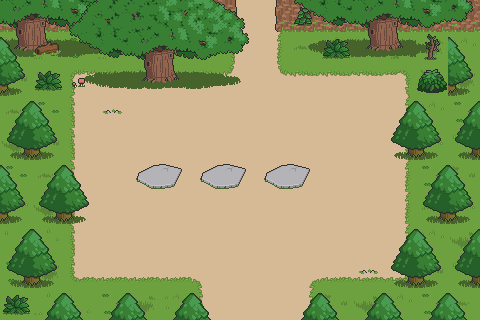

Below is a game level as drawn by its tile map, then a one-line description and the .tmx file that defines it, in full:
An orthogonal 15x10 tile map with 32x32 px tiles, 4 tile layers (floor, cliff, decor1, decor2) and 7 objects (3x item, playerStart, chord, thelma, milestone).

<map version="1.10" tiledversion="1.11.0" orientation="orthogonal" renderorder="right-down" width="15" height="10" tilewidth="32" tileheight="32" infinite="0" nextlayerid="8" nextobjectid="17">
 <editorsettings>
  <export target="stage_01_night.json" format="json" />
 </editorsettings>
 <tileset firstgid="1" name="Forest-Prairie Tileset v1" tilewidth="32" tileheight="32" tilecount="567" columns="21">
  <image source="../Forest-Prairie Tileset v1.png" width="672" height="864" />
  <tile id="128">
   <properties>
    <property name="collides" type="bool" value="true" />
   </properties>
  </tile>
  <tile id="129">
   <properties>
    <property name="collides" type="bool" value="true" />
   </properties>
  </tile>
  <tile id="130">
   <properties>
    <property name="collides" type="bool" value="true" />
   </properties>
  </tile>
  <tile id="131">
   <properties>
    <property name="collides" type="bool" value="true" />
   </properties>
  </tile>
  <tile id="132">
   <properties>
    <property name="collides" type="bool" value="true" />
   </properties>
  </tile>
  <tile id="133">
   <properties>
    <property name="collides" type="bool" value="true" />
   </properties>
  </tile>
  <tile id="134">
   <properties>
    <property name="collides" type="bool" value="true" />
   </properties>
  </tile>
  <tile id="135">
   <properties>
    <property name="collides" type="bool" value="true" />
   </properties>
  </tile>
  <tile id="136">
   <properties>
    <property name="collides" type="bool" value="true" />
   </properties>
  </tile>
  <tile id="137">
   <properties>
    <property name="collides" type="bool" value="true" />
   </properties>
  </tile>
  <tile id="138">
   <properties>
    <property name="collides" type="bool" value="true" />
   </properties>
  </tile>
  <tile id="139">
   <properties>
    <property name="collides" type="bool" value="true" />
   </properties>
  </tile>
  <tile id="140">
   <properties>
    <property name="collides" type="bool" value="true" />
   </properties>
  </tile>
  <tile id="141">
   <properties>
    <property name="collides" type="bool" value="true" />
   </properties>
  </tile>
  <tile id="142">
   <properties>
    <property name="collides" type="bool" value="true" />
   </properties>
  </tile>
  <tile id="143">
   <properties>
    <property name="collides" type="bool" value="true" />
   </properties>
  </tile>
  <tile id="144">
   <properties>
    <property name="collides" type="bool" value="true" />
   </properties>
  </tile>
  <tile id="149">
   <properties>
    <property name="collides" type="bool" value="true" />
   </properties>
  </tile>
  <tile id="150">
   <properties>
    <property name="collides" type="bool" value="true" />
   </properties>
  </tile>
  <tile id="151">
   <properties>
    <property name="collides" type="bool" value="true" />
   </properties>
  </tile>
  <tile id="152">
   <properties>
    <property name="collides" type="bool" value="true" />
   </properties>
  </tile>
  <tile id="153">
   <properties>
    <property name="collides" type="bool" value="true" />
   </properties>
  </tile>
  <tile id="154">
   <properties>
    <property name="collides" type="bool" value="true" />
   </properties>
  </tile>
  <tile id="155">
   <properties>
    <property name="collides" type="bool" value="true" />
   </properties>
  </tile>
  <tile id="156">
   <properties>
    <property name="collides" type="bool" value="true" />
   </properties>
  </tile>
  <tile id="157">
   <properties>
    <property name="collides" type="bool" value="true" />
   </properties>
  </tile>
  <tile id="158">
   <properties>
    <property name="collides" type="bool" value="true" />
   </properties>
  </tile>
  <tile id="159">
   <properties>
    <property name="collides" type="bool" value="true" />
   </properties>
  </tile>
  <tile id="160">
   <properties>
    <property name="collides" type="bool" value="true" />
   </properties>
  </tile>
  <tile id="161">
   <properties>
    <property name="collides" type="bool" value="true" />
   </properties>
  </tile>
  <tile id="162">
   <properties>
    <property name="collides" type="bool" value="true" />
   </properties>
  </tile>
  <tile id="163">
   <properties>
    <property name="collides" type="bool" value="true" />
   </properties>
  </tile>
  <tile id="164">
   <properties>
    <property name="collides" type="bool" value="true" />
   </properties>
  </tile>
  <tile id="165">
   <properties>
    <property name="collides" type="bool" value="true" />
   </properties>
  </tile>
  <tile id="166">
   <properties>
    <property name="collides" type="bool" value="true" />
   </properties>
  </tile>
  <tile id="170">
   <properties>
    <property name="collides" type="bool" value="true" />
   </properties>
  </tile>
  <tile id="171">
   <properties>
    <property name="collides" type="bool" value="true" />
   </properties>
  </tile>
  <tile id="172">
   <properties>
    <property name="collides" type="bool" value="true" />
   </properties>
  </tile>
  <tile id="173">
   <properties>
    <property name="collides" type="bool" value="true" />
   </properties>
  </tile>
  <tile id="174">
   <properties>
    <property name="collides" type="bool" value="true" />
   </properties>
  </tile>
  <tile id="175">
   <properties>
    <property name="collides" type="bool" value="true" />
   </properties>
  </tile>
  <tile id="176">
   <properties>
    <property name="collides" type="bool" value="true" />
   </properties>
  </tile>
  <tile id="177">
   <properties>
    <property name="collides" type="bool" value="true" />
   </properties>
  </tile>
  <tile id="178">
   <properties>
    <property name="collides" type="bool" value="true" />
   </properties>
  </tile>
  <tile id="179">
   <properties>
    <property name="collides" type="bool" value="true" />
   </properties>
  </tile>
  <tile id="180">
   <properties>
    <property name="collides" type="bool" value="true" />
   </properties>
  </tile>
  <tile id="181">
   <properties>
    <property name="collides" type="bool" value="true" />
   </properties>
  </tile>
  <tile id="182">
   <properties>
    <property name="collides" type="bool" value="true" />
   </properties>
  </tile>
  <tile id="183">
   <properties>
    <property name="collides" type="bool" value="true" />
   </properties>
  </tile>
  <tile id="185">
   <properties>
    <property name="collides" type="bool" value="true" />
   </properties>
  </tile>
  <tile id="186">
   <properties>
    <property name="collides" type="bool" value="true" />
   </properties>
  </tile>
  <tile id="187">
   <properties>
    <property name="collides" type="bool" value="true" />
   </properties>
  </tile>
  <tile id="190">
   <properties>
    <property name="collides" type="bool" value="true" />
   </properties>
  </tile>
  <tile id="191">
   <properties>
    <property name="collides" type="bool" value="true" />
   </properties>
  </tile>
  <tile id="192">
   <properties>
    <property name="collides" type="bool" value="true" />
   </properties>
  </tile>
  <tile id="193">
   <properties>
    <property name="collides" type="bool" value="true" />
   </properties>
  </tile>
  <tile id="194">
   <properties>
    <property name="collides" type="bool" value="true" />
   </properties>
  </tile>
  <tile id="195">
   <properties>
    <property name="collides" type="bool" value="true" />
   </properties>
  </tile>
  <tile id="196">
   <properties>
    <property name="collides" type="bool" value="true" />
   </properties>
  </tile>
  <tile id="197">
   <properties>
    <property name="collides" type="bool" value="true" />
   </properties>
  </tile>
  <tile id="200">
   <properties>
    <property name="collides" type="bool" value="true" />
   </properties>
  </tile>
  <tile id="201">
   <properties>
    <property name="collides" type="bool" value="true" />
   </properties>
  </tile>
  <tile id="202">
   <properties>
    <property name="collides" type="bool" value="true" />
   </properties>
  </tile>
  <tile id="203">
   <properties>
    <property name="collides" type="bool" value="true" />
   </properties>
  </tile>
  <tile id="204">
   <properties>
    <property name="collides" type="bool" value="true" />
   </properties>
  </tile>
  <tile id="211">
   <properties>
    <property name="collides" type="bool" value="true" />
   </properties>
  </tile>
  <tile id="212">
   <properties>
    <property name="collides" type="bool" value="true" />
   </properties>
  </tile>
  <tile id="213">
   <properties>
    <property name="collides" type="bool" value="true" />
   </properties>
  </tile>
  <tile id="214">
   <properties>
    <property name="collides" type="bool" value="true" />
   </properties>
  </tile>
  <tile id="215">
   <properties>
    <property name="collides" type="bool" value="true" />
   </properties>
  </tile>
  <tile id="216">
   <properties>
    <property name="collides" type="bool" value="true" />
   </properties>
  </tile>
  <tile id="217">
   <properties>
    <property name="collides" type="bool" value="true" />
   </properties>
  </tile>
  <tile id="218">
   <properties>
    <property name="collides" type="bool" value="true" />
   </properties>
  </tile>
  <tile id="219">
   <properties>
    <property name="collides" type="bool" value="true" />
   </properties>
  </tile>
  <tile id="220">
   <properties>
    <property name="collides" type="bool" value="true" />
   </properties>
  </tile>
  <tile id="221">
   <properties>
    <property name="collides" type="bool" value="true" />
   </properties>
  </tile>
  <tile id="222">
   <properties>
    <property name="collides" type="bool" value="true" />
   </properties>
  </tile>
  <tile id="223">
   <properties>
    <property name="collides" type="bool" value="true" />
   </properties>
  </tile>
  <tile id="224">
   <properties>
    <property name="collides" type="bool" value="true" />
   </properties>
  </tile>
  <tile id="225">
   <properties>
    <property name="collides" type="bool" value="true" />
   </properties>
  </tile>
  <tile id="227">
   <properties>
    <property name="collides" type="bool" value="true" />
   </properties>
  </tile>
  <tile id="228">
   <properties>
    <property name="collides" type="bool" value="true" />
   </properties>
  </tile>
  <tile id="232">
   <properties>
    <property name="collides" type="bool" value="true" />
   </properties>
  </tile>
  <tile id="233">
   <properties>
    <property name="collides" type="bool" value="true" />
   </properties>
  </tile>
  <tile id="234">
   <properties>
    <property name="collides" type="bool" value="true" />
   </properties>
  </tile>
  <tile id="235">
   <properties>
    <property name="collides" type="bool" value="true" />
   </properties>
  </tile>
  <tile id="236">
   <properties>
    <property name="collides" type="bool" value="true" />
   </properties>
  </tile>
  <tile id="237">
   <properties>
    <property name="collides" type="bool" value="true" />
   </properties>
  </tile>
  <tile id="238">
   <properties>
    <property name="collides" type="bool" value="true" />
   </properties>
  </tile>
  <tile id="239">
   <properties>
    <property name="collides" type="bool" value="true" />
   </properties>
  </tile>
  <tile id="240">
   <properties>
    <property name="collides" type="bool" value="true" />
   </properties>
  </tile>
  <tile id="241">
   <properties>
    <property name="collides" type="bool" value="true" />
   </properties>
  </tile>
  <tile id="242">
   <properties>
    <property name="collides" type="bool" value="true" />
   </properties>
  </tile>
  <tile id="243">
   <properties>
    <property name="collides" type="bool" value="true" />
   </properties>
  </tile>
  <tile id="244">
   <properties>
    <property name="collides" type="bool" value="true" />
   </properties>
  </tile>
  <tile id="246">
   <properties>
    <property name="collides" type="bool" value="true" />
   </properties>
  </tile>
  <tile id="248">
   <properties>
    <property name="collides" type="bool" value="true" />
   </properties>
  </tile>
  <tile id="249">
   <properties>
    <property name="collides" type="bool" value="true" />
   </properties>
  </tile>
  <tile id="258">
   <properties>
    <property name="collides" type="bool" value="true" />
   </properties>
  </tile>
  <tile id="259">
   <properties>
    <property name="collides" type="bool" value="true" />
   </properties>
  </tile>
  <tile id="260">
   <properties>
    <property name="collides" type="bool" value="true" />
   </properties>
  </tile>
  <tile id="261">
   <properties>
    <property name="collides" type="bool" value="true" />
   </properties>
  </tile>
  <tile id="262">
   <properties>
    <property name="collides" type="bool" value="true" />
   </properties>
  </tile>
  <tile id="263">
   <properties>
    <property name="collides" type="bool" value="true" />
   </properties>
  </tile>
  <tile id="264">
   <properties>
    <property name="collides" type="bool" value="true" />
   </properties>
  </tile>
  <tile id="265">
   <properties>
    <property name="collides" type="bool" value="true" />
   </properties>
  </tile>
  <tile id="269">
   <properties>
    <property name="collides" type="bool" value="true" />
   </properties>
  </tile>
  <tile id="270">
   <properties>
    <property name="collides" type="bool" value="true" />
   </properties>
  </tile>
  <tile id="279">
   <properties>
    <property name="collides" type="bool" value="true" />
   </properties>
  </tile>
  <tile id="280">
   <properties>
    <property name="collides" type="bool" value="true" />
   </properties>
  </tile>
  <tile id="281">
   <properties>
    <property name="collides" type="bool" value="true" />
   </properties>
  </tile>
  <tile id="282">
   <properties>
    <property name="collides" type="bool" value="true" />
   </properties>
  </tile>
  <tile id="283">
   <properties>
    <property name="collides" type="bool" value="true" />
   </properties>
  </tile>
  <tile id="284">
   <properties>
    <property name="collides" type="bool" value="true" />
   </properties>
  </tile>
  <tile id="285">
   <properties>
    <property name="collides" type="bool" value="true" />
   </properties>
  </tile>
  <tile id="286">
   <properties>
    <property name="collides" type="bool" value="true" />
   </properties>
  </tile>
  <tile id="290">
   <properties>
    <property name="collides" type="bool" value="true" />
   </properties>
  </tile>
  <tile id="291">
   <properties>
    <property name="collides" type="bool" value="true" />
   </properties>
  </tile>
  <tile id="300">
   <properties>
    <property name="collides" type="bool" value="true" />
   </properties>
  </tile>
  <tile id="301">
   <properties>
    <property name="collides" type="bool" value="true" />
   </properties>
  </tile>
  <tile id="302">
   <properties>
    <property name="collides" type="bool" value="true" />
   </properties>
  </tile>
  <tile id="303">
   <properties>
    <property name="collides" type="bool" value="true" />
   </properties>
  </tile>
  <tile id="305">
   <properties>
    <property name="collides" type="bool" value="true" />
   </properties>
  </tile>
  <tile id="306">
   <properties>
    <property name="collides" type="bool" value="true" />
   </properties>
  </tile>
  <tile id="307">
   <properties>
    <property name="collides" type="bool" value="true" />
   </properties>
  </tile>
  <tile id="321">
   <properties>
    <property name="collides" type="bool" value="true" />
   </properties>
  </tile>
  <tile id="322">
   <properties>
    <property name="collides" type="bool" value="true" />
   </properties>
  </tile>
  <tile id="323">
   <properties>
    <property name="collides" type="bool" value="true" />
   </properties>
  </tile>
  <tile id="474">
   <properties>
    <property name="collides" type="bool" value="true" />
   </properties>
  </tile>
 </tileset>
 <layer id="1" name="floor" width="15" height="10">
  <data encoding="csv">
301,302,301,302,301,302,304,27,29,304,303,302,304,218,218,
322,323,304,323,322,301,302,27,29,322,323,324,301,302,303,
301,303,6,46,46,46,46,47,45,46,46,7,8,301,302,
322,304,27,28,28,28,28,28,28,28,28,28,29,303,304,
302,301,27,28,28,28,28,28,28,28,28,28,29,323,324,
304,322,27,28,28,28,28,28,28,28,28,28,29,304,301,
303,302,27,28,28,28,28,28,28,28,28,28,29,322,323,
324,323,27,28,28,28,28,28,28,28,28,28,29,303,302,
304,302,48,49,49,49,5,28,28,3,49,49,50,301,324,
322,323,324,304,302,303,27,28,28,29,301,302,303,304,322
</data>
 </layer>
 <layer id="5" name="cliff" width="15" height="10">
  <data encoding="csv">
281,281,281,281,281,281,281,282,280,281,281,281,281,281,281,
0,0,0,0,0,0,0,0,0,0,0,0,0,0,0,
0,0,0,0,0,0,0,0,0,0,0,0,0,0,0,
0,0,0,0,0,0,0,0,0,0,0,0,0,0,0,
0,0,0,0,0,0,0,0,0,0,0,0,0,0,0,
0,0,0,0,0,0,0,0,0,0,0,0,0,0,0,
0,0,0,0,0,0,0,0,0,0,0,0,0,0,0,
0,0,0,0,0,0,0,0,0,0,0,0,0,0,0,
0,0,0,0,0,0,0,0,0,0,0,0,0,0,0,
0,0,0,0,0,0,0,0,0,0,0,0,0,0,0
</data>
 </layer>
 <layer id="4" name="decor1" width="15" height="10">
  <data encoding="csv">
459,460,461,462,0,0,0,0,0,457,458,459,460,461,462,
480,481,482,483,0,0,0,0,0,478,479,480,481,483,331,
0,0,407,0,0,0,0,0,0,0,0,0,0,414,352,
330,331,0,0,0,0,0,0,0,0,0,0,330,331,330,
351,352,0,0,0,0,0,0,0,0,0,0,351,352,351,
331,330,331,0,450,451,450,451,450,451,0,0,0,330,331,
352,351,352,0,0,0,0,0,0,0,0,0,0,351,352,
330,331,0,0,0,0,0,0,0,0,0,0,330,331,330,
351,352,0,0,0,0,0,0,0,0,0,0,351,352,351,
0,330,331,330,331,330,331,0,0,330,331,330,331,330,331
</data>
 </layer>
 <layer id="6" name="decor2" width="15" height="10">
  <data encoding="csv">
0,0,436,437,438,439,440,441,0,431,0,0,0,0,0,
331,470,457,458,459,460,461,462,0,0,435,0,0,354,0,
352,435,478,479,480,481,482,483,0,0,0,0,0,0,0,
0,0,0,428,0,0,0,0,0,0,0,0,0,0,0,
0,0,0,0,0,0,0,0,0,0,0,0,0,0,0,
0,0,0,0,0,0,0,0,0,0,0,0,0,0,0,
0,0,0,0,0,0,0,0,0,0,0,0,0,0,0,
0,0,0,0,0,0,0,0,0,0,0,0,0,0,0,
0,0,0,0,0,0,0,0,0,0,0,428,0,0,0,
435,0,0,0,0,0,0,0,0,0,0,0,0,0,0
</data>
 </layer>
 <objectgroup id="7" name="object">
  <object id="1" name="item" x="159.379" y="175.274">
   <point />
  </object>
  <object id="2" name="playerStart" x="255.706" y="282.627">
   <point />
  </object>
  <object id="3" name="chord" x="304.3" y="79.1823">
   <point />
  </object>
  <object id="13" name="thelma" x="348.545" y="174.018">
   <point />
  </object>
  <object id="14" name="item" x="224.392" y="176.053">
   <point />
  </object>
  <object id="15" name="item" x="287.995" y="177.071">
   <point />
  </object>
  <object id="16" name="milestone" x="254.921" y="80.3943">
   <point />
  </object>
 </objectgroup>
</map>
